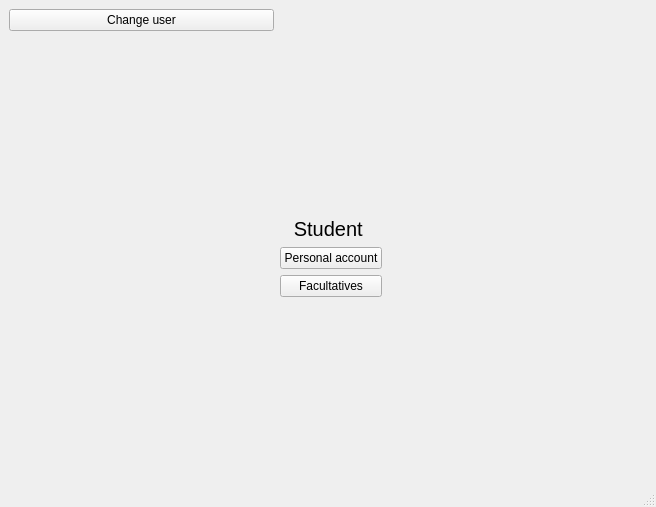
<?xml version="1.0" encoding="UTF-8"?>
<ui version="4.0">
 <class>studentwindow</class>
 <widget class="QMainWindow" name="studentwindow">
  <property name="geometry">
   <rect>
    <x>0</x>
    <y>0</y>
    <width>656</width>
    <height>507</height>
   </rect>
  </property>
  <property name="windowTitle">
   <string>MainWindow</string>
  </property>
  <widget class="QWidget" name="centralwidget">
   <layout class="QGridLayout" name="gridLayout">
    <item row="1" column="2">
     <spacer name="verticalSpacer">
      <property name="orientation">
       <enum>Qt::Vertical</enum>
      </property>
      <property name="sizeHint" stdset="0">
       <size>
        <width>20</width>
        <height>160</height>
       </size>
      </property>
     </spacer>
    </item>
    <item row="2" column="2">
     <layout class="QVBoxLayout" name="verticalLayout">
      <item>
       <widget class="QLabel" name="aboutStudent">
        <property name="font">
         <font>
          <pointsize>15</pointsize>
         </font>
        </property>
        <property name="text">
         <string>Student </string>
        </property>
        <property name="alignment">
         <set>Qt::AlignCenter</set>
        </property>
       </widget>
      </item>
      <item>
       <widget class="QPushButton" name="personalAreaButton">
        <property name="text">
         <string>Personal account</string>
        </property>
       </widget>
      </item>
      <item>
       <widget class="QPushButton" name="facultativButton">
        <property name="text">
         <string>Facultatives</string>
        </property>
       </widget>
      </item>
     </layout>
    </item>
    <item row="2" column="3">
     <spacer name="horizontalSpacer">
      <property name="orientation">
       <enum>Qt::Horizontal</enum>
      </property>
      <property name="sizeHint" stdset="0">
       <size>
        <width>259</width>
        <height>20</height>
       </size>
      </property>
     </spacer>
    </item>
    <item row="3" column="2">
     <spacer name="verticalSpacer_2">
      <property name="orientation">
       <enum>Qt::Vertical</enum>
      </property>
      <property name="sizeHint" stdset="0">
       <size>
        <width>20</width>
        <height>160</height>
       </size>
      </property>
     </spacer>
    </item>
    <item row="2" column="0">
     <spacer name="horizontalSpacer_2">
      <property name="orientation">
       <enum>Qt::Horizontal</enum>
      </property>
      <property name="sizeHint" stdset="0">
       <size>
        <width>259</width>
        <height>75</height>
       </size>
      </property>
     </spacer>
    </item>
    <item row="0" column="0">
     <widget class="QPushButton" name="changeUserButton">
      <property name="text">
       <string>Change user</string>
      </property>
     </widget>
    </item>
   </layout>
  </widget>
  <widget class="QMenuBar" name="menubar">
   <property name="geometry">
    <rect>
     <x>0</x>
     <y>0</y>
     <width>656</width>
     <height>21</height>
    </rect>
   </property>
  </widget>
  <widget class="QStatusBar" name="statusbar"/>
 </widget>
 <resources/>
 <connections/>
</ui>
